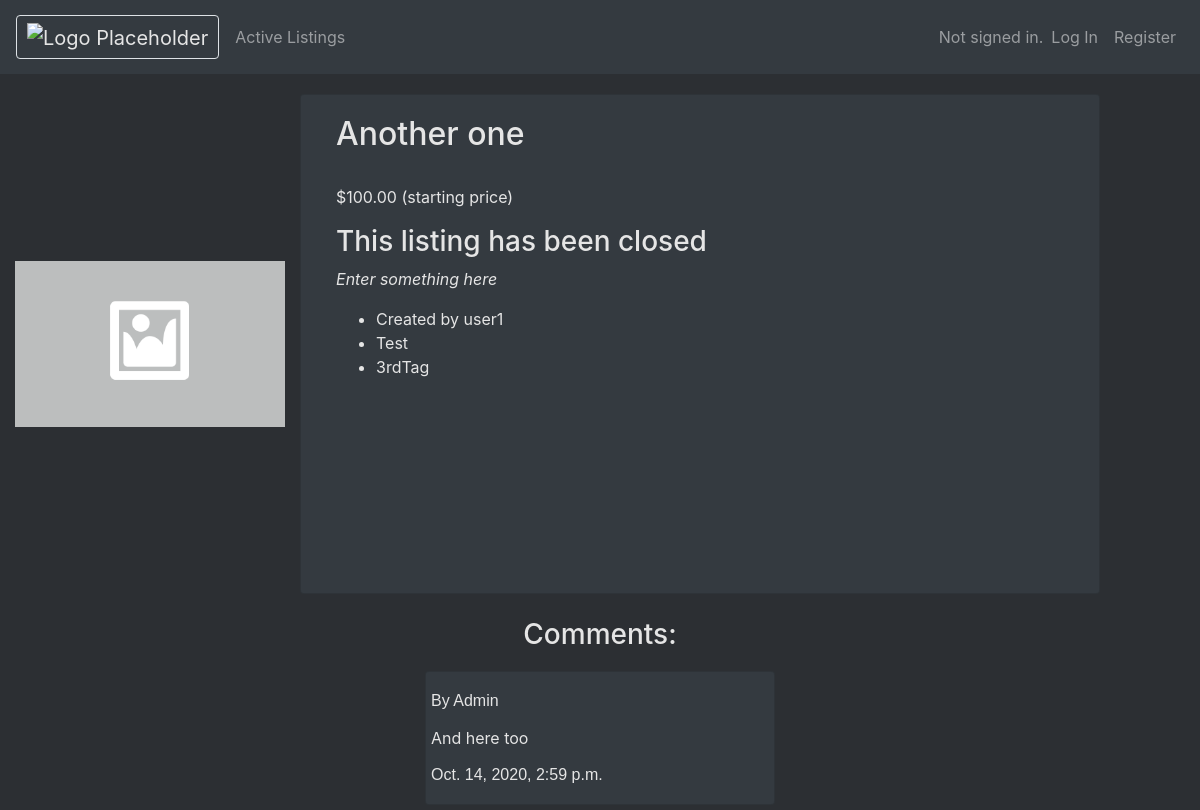
/listing/3, run on the app's committed database.
### auctions/models.py (models this page shows, shortened)
class Listing(models.Model):
    creator = models.ForeignKey(User, null=True, blank=True, on_delete=models.CASCADE, related_name="userListings")
    title = models.CharField(max_length=50)
    description = models.TextField(max_length=1000, default="")
    price = models.FloatField(default=0)
    isActive = models.BooleanField(default=True)
    photoUrl = models.URLField(blank=True, null=True)
    highestBid = models.FloatField(blank=True, max_length=11, null=True)
    categories = models.ManyToManyField(Category, related_name="categories")
    def usd(self):
        return f"${self.price:,.2f}"

class User(AbstractUser):
    watchlist = models.ManyToManyField("Listing", related_name="watchlisted")
    pass

class Category(models.Model):
    tag = models.CharField(max_length=35)
    def __str__(self):
        return self.tag

class Comment(models.Model):
    listing = models.ForeignKey(Listing, related_name="comments", on_delete=models.CASCADE)
    date = models.DateTimeField(auto_now_add=True)
    content = models.TextField(max_length=280)
    active = models.BooleanField(default=True)
    def get_deleted_user():
        return User.objects.get(username="deleted")
    commentor = models.ForeignKey(User, null=True, blank=True, on_delete=models.SET(get_deleted_user))
    class Meta:
        ordering = ['date']

### auctions/views.py (the view)
# urls.py: path("listing/<int:id>", views.listing, name="listing"),
def listing(request, id):
    httpMethodNames = ["post", "delete", "put", "postComment", "close"]
    visitedListing = Listing.objects.get(id=id)
    categories = visitedListing.categories.all()
    leadBidder = False
    comments = visitedListing.comments.filter(active=True).order_by("-date")
    newComment = None
    newCommentForm = CommentForm()
    if request.method == "POST":
        method = request.POST.get("_method", '')
        if method == "put":
            user = request.user
            user.watchlist.add(visitedListing)
            util.checkHighest(visitedListing)
            for bid in Bid.objects.filter(bidder=request.user.id):
                if visitedListing.highestBid == bid.amount:
                    leadBidder = True
            return render(request, "auctions/listing.html",{
                "visitedListing": visitedListing,
                "categories": categories,
                "leadBidder": leadBidder,
                "comments": comments,
                "commentForm": newCommentForm
            })
        elif method == "close":
            visitedListing.isActive = False
            visitedListing.save()
            util.checkHighest(visitedListing)
            for bid in Bid.objects.filter(bidder=request.user.id):
                if visitedListing.highestBid == bid.amount:
                    leadBidder = True
            return render(request, "auctions/listing.html",{
                "visitedListing": visitedListing,
                "categories": categories,
                "leadBidder": leadBidder,
                "comments": comments,
                "commentForm": newCommentForm
            })
        elif method == "postComment":
            newCommentForm = CommentForm(data=request.POST)
            if newCommentForm.is_valid():
                newComment = newCommentForm.save(commit=False)
                newComment.listing = visitedListing
                newComment.commentor = request.user
                newComment.save()
                util.checkHighest(visitedListing)
                for bid in Bid.objects.filter(bidder=request.user.id):
                    if visitedListing.highestBid == bid.amount:
                        leadBidder = True
                newComment = None
                newCommentForm = CommentForm()
                return render(request, "auctions/listing.html",{
                    "visitedListing": visitedListing,
                    "categories": categories,
                    "leadBidder": leadBidder,
                    "comments": comments,
                    "commentForm": newCommentForm
                })
            else:
                error = "Comment invalid, limit yourself to 280 characters per comment"
                return render(request, "auctions/error.html", {
                "error": error
            })
        elif method == "delete":
            user = request.user
            user.watchlist.remove(visitedListing)
            util.checkHighest(visitedListing)
            for bid in Bid.objects.filter(bidder=request.user.id):
                if visitedListing.highestBid == bid.amount:
                    leadBidder = True
            return render(request, "auctions/listing.html",{
                "visitedListing": visitedListing,
                "categories": categories,
                "leadBidder": leadBidder,
                "comments": comments,
                "commentForm": newCommentForm
            })
        elif method == "post":
            try:
                bidAmount = float(request.POST["listingBid"])
                if visitedListing.highestBid:
                    if bidAmount <= visitedListing.highestBid:
                        return render(request, "auctions/error.html", {
                            "error": "Your bid was too low"
                        })
                elif bidAmount <= visitedListing.price:
                    return render(request, "auctions/error.html", {
                        "error": "Your bid was too low"
                    })
                newBid = Bid(bidder=request.user, listing=Listing.objects.get(id=id), amount=bidAmount)
            except Exception as error:
                return render(request, "auctions/error.html", {
                    "error": error
                })
            newBid.save()
            visitedListing.highestBid = bidAmount
            visitedListing.save()
            util.checkHighest(visitedListing)
            for bid in Bid.objects.filter(bidder=request.user.id):
                if visitedListing.highestBid == bid.amount:
                    leadBidder = True
            return render(request, "auctions/listing.html",{
                "visitedListing": visitedListing,
                "categories": categories,
                "leadBidder": leadBidder,
                "comments": comments,
                "commentForm": newCommentForm
            })
    else:
        util.checkHighest(visitedListing)
        for bid in Bid.objects.filter(bidder=request.user.id):
            if visitedListing.highestBid == bid.amount:
                leadBidder = True
        return render(request, "auctions/listing.html",{
            "visitedListing": visitedListing,
            "categories": categories,
            "leadBidder": leadBidder,
            "comments": comments,
            "commentForm": newCommentForm
        })

### auctions/util.py (called while the page is built)
def checkHighest(listing):
    bids = listing.bids.all()
    try:
        highestBid = float(listing.highestBid)
    except TypeError:
        return
    for bid in bids:
        if bid.amount > highestBid:
           highestBid = bid.amount
    if highestBid != listing.highestBid:
        listing.highestBid = highestBid
        listing.save()
    return

### auctions/templates/auctions/listing.html (shortened to what this page needs)
{% extends "auctions/layout.html" %}
{% block body %}
<div class="container-fluid">
    <div class="row">
        <div class="listing-page-img-container col-3">
            {% if visitedListing.photoUrl %}
            <img class="listing-img card-img-top" src="{{ visitedListing.photoUrl }}" alt="{{ visitedListing.title }} image">
            {% else %}
            {% load static %}
            <img class="listing-img card-img-top" src="{% static 'auctions/placeholder.png' %}" alt="{{ visitedListing.title }} image">
            {% endif %}
        </div>
        <div class="card text-white bg-dark col-8">
            <div class="card-body col-9">
                <h2>{{ visitedListing.title }}</h2>
                <br>
                <p class="card-text">{{ visitedListing.usd }} (starting price)</p>
                {% if visitedListing.isActive %}
                    {% if visitedListing.highestBid %}
                    <p class="card-text"><span class="card-text listing-price">{{ visitedListing.usdBid }}</span> (active bid)</p>
                    {% else %}
                        <p class="card-text listing-price">No active bids</p>
                    {% endif %}
                    {% if user.is_authenticated %}
                        <p>There have been ({{ visitedListing.bids.all.annotate.count }}) bids.
                            {% if leadBidder %}
                            Your bid is the current bid.
                            {% else %}
                            Your bid is not the current bid.
                            {% endif %}
                        </p>
                        <form action="{% url 'listing' id=visitedListing.id %}" method="POST">
                            {% csrf_token %}
                            <input type="hidden" name="_method" value="post">
                            <div class="form-group">
                                <label for="listingBid">Your bid: </label>
                                <input type="number" step="0.01" min="0" max="9999999" name="listingBid" placeholder="$0,00" required>
                                <button type="submit" style="margin-left: 5px;" class="btn btn-primary mb-2">Place Bid</button>
                            </div>
                        </form>
                    {% else %}
                        <p>To bid, please <a href="{% url 'login' %}">login</a>.</p>
                    {% endif %}
                {% else %}
                    <h3>This listing has been closed</h3>
                {% endif %}
                <p class="card-text listing-description"> {{ visitedListing.description }}</p>
                <ul class="card-text">
                        <li>Created by {{ visitedListing.creator }}</li>
                        {% for category in categories %}
                           <li> {{ category }} </li>
                        {% endfor %}
                </ul>
            </div>
            <div class="card-body">
        </div>
    </div>
</div>
<br>
<div class="container-fluid">
    <h3 class="listing-page-title">Comments:</h3>
    {% for comment in comments %}
            <div class="col-4 comment-card">
                <div class="card text-white bg-dark">
                    <div class="row">
                        <div class="card-body col-12">
                        <p style="font: caption;">By {{ comment.commentor }}</p>
                        <p class="card-text">{{ comment.content }}</p>
                        <p style="font: caption;" class="card-text">{{ comment.date }}</p>
                        </div>
                    </div>
                </div>
            </div>
    {% endfor %}
</div>
{% endblock %}

### auctions/static/auctions/styles.css (style rules this page uses)
body { background-color: #2C2F33; color: #e5e5e5; }
* { color: #e5e5e5; }
.listing-img { height: 100%; width: 100%; object-fit: scale-down; }
.listing-page-title { text-align: center; margin-bottom: 20px; }
.listing-page-img-container { max-height: 500px; min-height: 500px; }
.listing-description { font-style: italic; }
.comment-card { margin: auto; padding-bottom: 5px; }

### data on the page
Listing: title "Another one", usd "$100.00", description "Enter something here", creator "user1"
Category: tag "Test"
Category: tag "3rdTag"
Comment: commentor "Admin", content "And here too", date "Oct. 14, 2020, 2:59 p.m."
